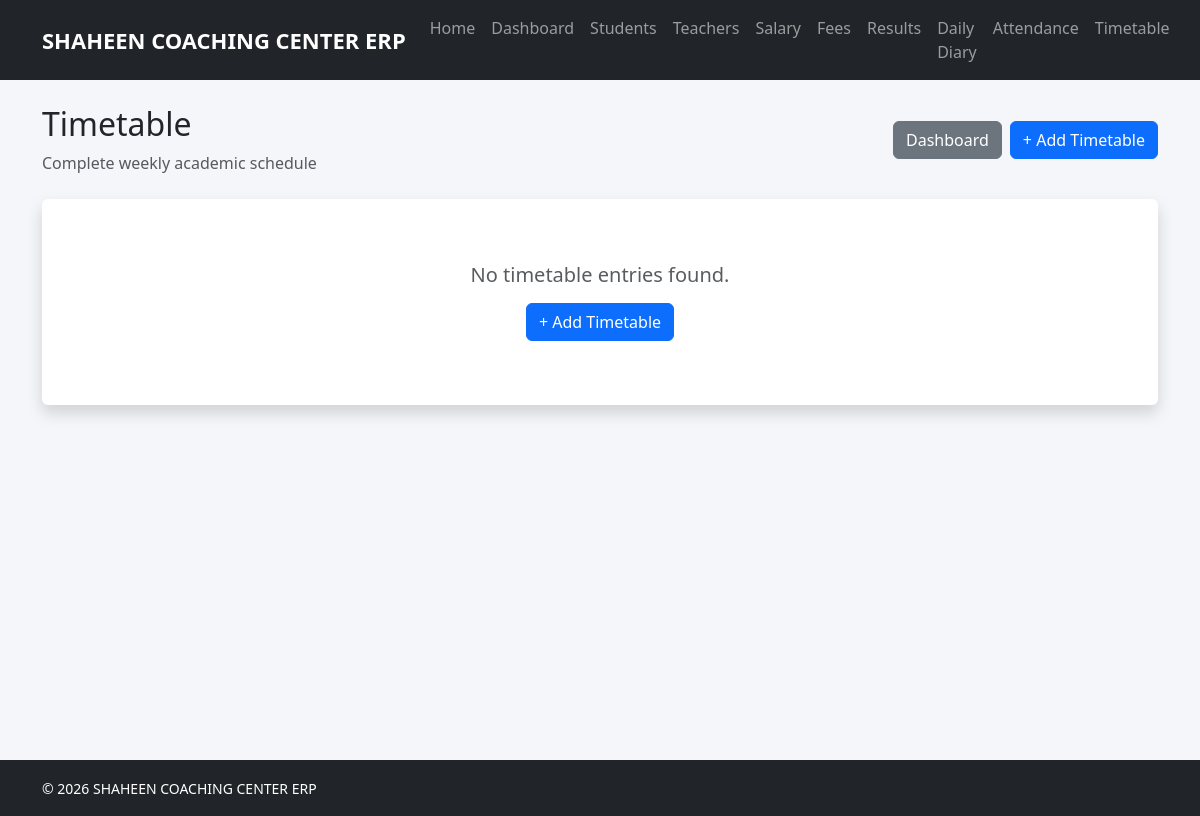
The app's page /timetable/list/, older data.
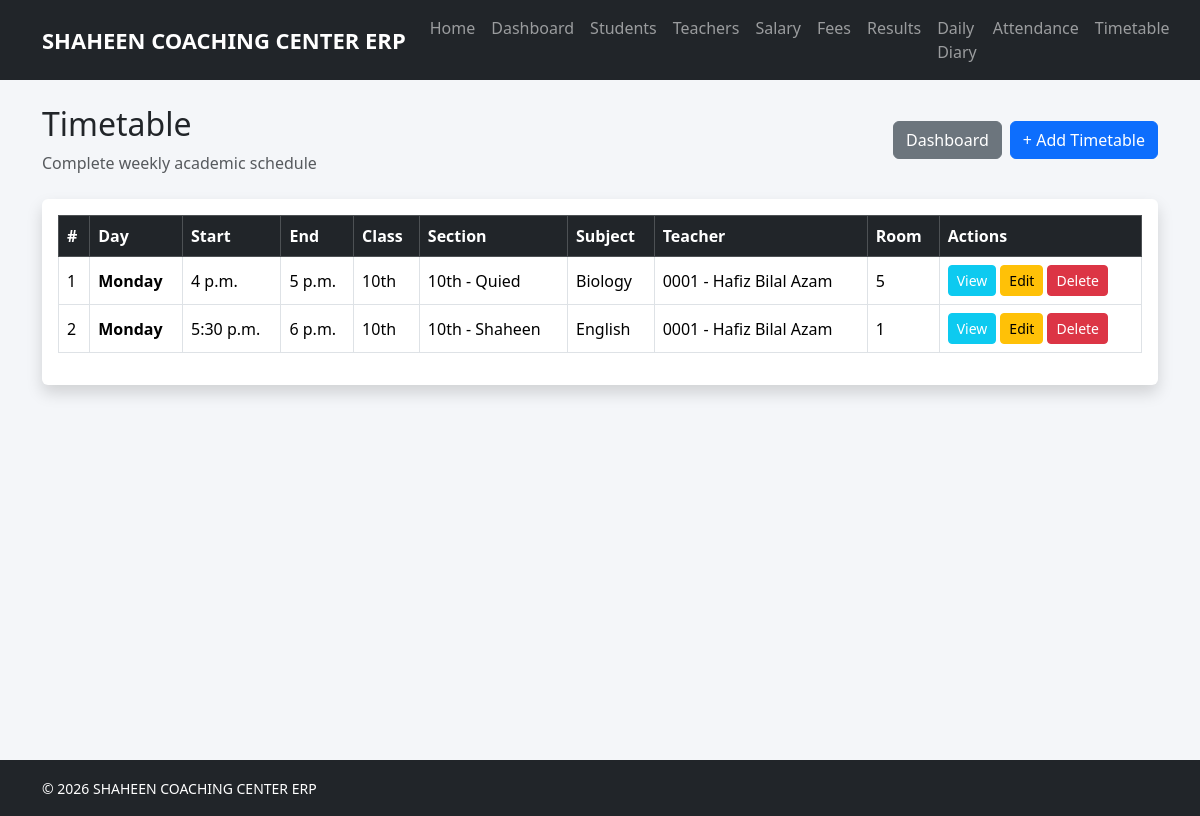
The same page, newer data.
### timetable/models.py (models this page shows, shortened)
class TimetableEntry(models.Model):
    DAY_CHOICES = [
        ("Monday", "Monday"),
        ("Tuesday", "Tuesday"),
        ("Wednesday", "Wednesday"),
        ("Thursday", "Thursday"),
        ("Friday", "Friday"),
        ("Saturday", "Saturday"),
    ]
    session = models.ForeignKey(
        Session,
        on_delete=models.CASCADE,
        related_name="timetable_entries"
    )
    classroom = models.ForeignKey(
        ClassRoom,
        on_delete=models.CASCADE,
        related_name="timetable_entries"
    )
    section = models.ForeignKey(
        Section,
        on_delete=models.CASCADE,
        related_name="timetable_entries"
    )
    subject = models.ForeignKey(
        Subject,
        on_delete=models.CASCADE,
        related_name="timetable_entries"
    )
    teacher = models.ForeignKey(
        Teacher,
        on_delete=models.CASCADE,
        related_name="timetable_entries"
    )
    day = models.CharField(
        max_length=20,
        choices=DAY_CHOICES
    )
    start_time = models.TimeField()
    end_time = models.TimeField()
    room = models.CharField(
        max_length=50,
        blank=True
    )
    remarks = models.TextField(
        blank=True
    )
    created_at = models.DateTimeField(
        auto_now_add=True
    )
    class Meta:
        ordering = [
            "day",
            "start_time",
        ]

### academics/models.py (models this page shows)
class ClassRoom(models.Model):
    name = models.CharField(max_length=50)
    def __str__(self):
        return self.name

class Section(models.Model):
    name = models.CharField(max_length=20)
    classroom = models.ForeignKey(
        ClassRoom,
        on_delete=models.CASCADE,
        related_name="sections"
    )
    def __str__(self):
        return f"{self.classroom.name} - {self.name}"

class Subject(models.Model):
    name = models.CharField(max_length=100)
    def __str__(self):
        return self.name

### teachers/models.py (models this page shows, shortened)
class Teacher(models.Model):
    GENDER_CHOICES = [
        ("Male", "Male"),
        ("Female", "Female"),
    ]
    STATUS_CHOICES = [
        ("Active", "Active"),
        ("Inactive", "Inactive"),
    ]
    user = models.OneToOneField(
        User,
        on_delete=models.SET_NULL,
        related_name="teacher_profile",
        blank=True,
        null=True,
    )
    employee_id = models.CharField(
        max_length=20,
        unique=True,
        blank=True,
        null=True,
    )
    first_name = models.CharField(
        max_length=100
    )
    last_name = models.CharField(
        max_length=100,
        blank=True,
    )
    father_name = models.CharField(
        max_length=150
    )
    photo = models.ImageField(
        upload_to="teachers/",
        blank=True,
        null=True,
    )
    gender = models.CharField(
        max_length=10,
        choices=GENDER_CHOICES,
    )
    date_of_birth = models.DateField()
    phone = models.CharField(
        max_length=20
    )
    email = models.EmailField(
        blank=True,
        null=True,
    )
    cnic = models.CharField(
        max_length=15,
        unique=True,
    )
    qualification = models.CharField(
        max_length=150
    )
    subject = models.CharField(
        max_length=100
    )
    salary = models.DecimalField(
        max_digits=10,
        decimal_places=2,
    )
    joining_date = models.DateField()
    address = models.TextField()
    status = models.CharField(
        max_length=10,
        choices=STATUS_CHOICES,
        default="Active",
    )
    created_at = models.DateTimeField(
        auto_now_add=True
    )
    def __str__(self):
        return (
            f"{self.employee_id} - "
            f"{self.first_name} "
            f"{self.last_name}"
        )

### timetable/views.py (the view, shortened to what this page needs)
def timetable_list(request):
    query = request.GET.get("q", "").strip()
    day = request.GET.get("day", "").strip()
    entries = TimetableEntry.objects.select_related(
        "session",
        "classroom",
        "section",
        "subject",
        "teacher",
    )
    if day:
        entries = entries.filter(
            day=day
        )
    entries = entries.order_by(
        "day",
        "start_time"
    )
    return render(
        request,
        "timetable/timetable_list.html",
        {
            "entries": entries,
            "query": query,
            "day": day,
            "day_choices": TimetableEntry.DAY_CHOICES,
        }
    )

### timetable/templates/timetable/timetable_list.html (shortened to what this page needs)
{% extends 'base/base.html' %}
{% block content %}
<div class="d-flex justify-content-between align-items-center mb-4">
    <div>
        <h2>
            Timetable
        </h2>
        <p class="text-muted mb-0">
            Complete weekly academic schedule
        </p>
    </div>
    <div class="d-flex gap-2">
        <a
            href="{% url 'timetable:timetable_dashboard' %}"
            class="btn btn-secondary">
            Dashboard
        </a>
        <a
            href="{% url 'timetable:add_timetable' %}"
            class="btn btn-primary">
            + Add Timetable
        </a>
    </div>
</div>
<div class="card shadow border-0">
    <div class="card-body">
        {% if entries %}
        <div class="table-responsive">
            <table class="table table-bordered table-hover align-middle">
                <thead class="table-dark">
                    <tr>
                        <th>#</th>
                        <th>Day</th>
                        <th>Start</th>
                        <th>End</th>
                        <th>Class</th>
                        <th>Section</th>
                        <th>Subject</th>
                        <th>Teacher</th>
                        <th>Room</th>
                        <th>Actions</th>
                    </tr>
                </thead>
                <tbody>
                    {% for entry in entries %}
                    <tr>
                        <td>
                            {{ forloop.counter }}
                        </td>
                        <td>
                            <strong>
                                {{ entry.day }}
                            </strong>
                        </td>
                        <td>
                            {{ entry.start_time }}
                        </td>
                        <td>
                            {{ entry.end_time }}
                        </td>
                        <td>
                            {{ entry.classroom }}
                        </td>
                        <td>
                            {{ entry.section }}
                        </td>
                        <td>
                            {{ entry.subject }}
                        </td>
                        <td>
                            {{ entry.teacher }}
                        </td>
                        <td>
                            {{ entry.room|default:"-" }}
                        </td>
                        <td>
                            <div class="d-flex gap-1">
                                <a
                                    href="{% url 'timetable:timetable_detail' entry.pk %}"
                                    class="btn btn-sm btn-info text-white">
                                    View
                                </a>
                                <a
                                    href="{% url 'timetable:edit_timetable' entry.pk %}"
                                    class="btn btn-sm btn-warning">
                                    Edit
                                </a>
                                <a
                                    href="{% url 'timetable:delete_timetable' entry.pk %}"
                                    class="btn btn-sm btn-danger">
                                    Delete
                                </a>
                            </div>
                        </td>
                    </tr>
                    {% endfor %}
                </tbody>
            </table>
        </div>
        {% else %}
        <div class="text-center py-5">
            <h5 class="text-muted">
                No timetable entries found.
            </h5>
            <a
                href="{% url 'timetable:add_timetable' %}"
                class="btn btn-primary mt-2">
                + Add Timetable
            </a>
        </div>
        {% endif %}
    </div>
</div>
{% endblock %}

Row changes from the older to the newer data that the page shows:
added TimetableEntry: day "Monday", start_time "4 p.m.", end_time "5 p.m.", classroom "10th", section "10th - Quied", subject "Biology", teacher "0001 - Hafiz Bilal Azam", room "5"
added TimetableEntry: day "Monday", start_time "5:30 p.m.", end_time "6 p.m.", classroom "10th", section "10th - Shaheen", subject "English", teacher "0001 - Hafiz Bilal Azam", room "1"
Text that changed along with them:
text no longer shown: "No timetable entries found. + Add Timetable"
text now shown: "# Day Start End Class Section Subject Teacher Room Actions"
